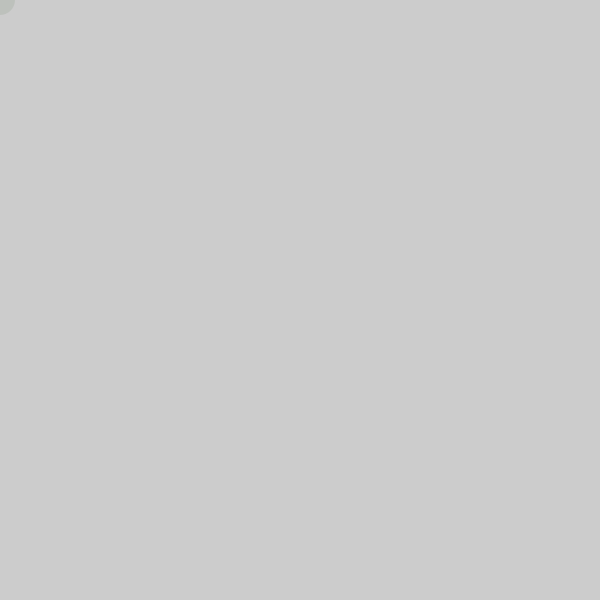
Frame 1 (no input)
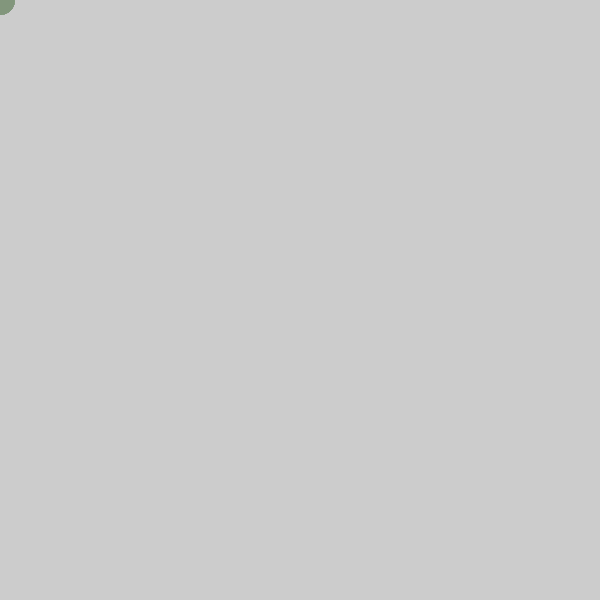
Frame 60 (the mouse pressed at the canvas centre just before this capture)
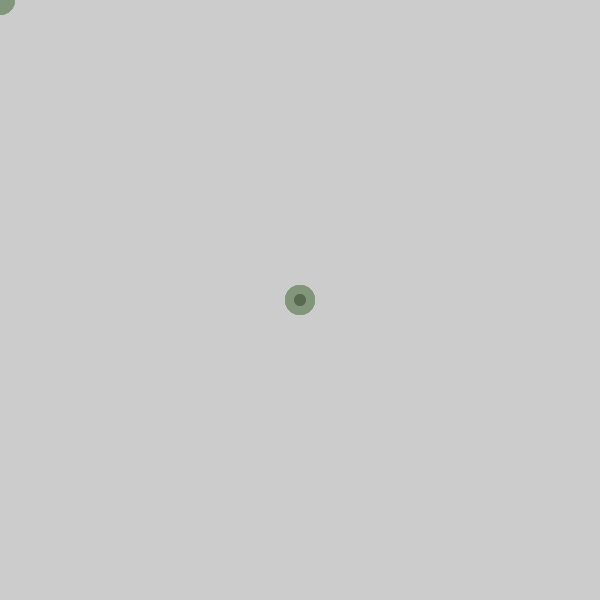
Frame 120 (the mouse held since frame 60 and released just before this capture)

The Processing sketch that drew these frames (run headless with seeded random() and noise(); from frame 60 on, the mouse is pressed at the canvas centre):

// Processing sketch: Brenda_Zhao_Assignment_1
// ── Brenda_Zhao_Assignment_1.pde
void setup() {
  size(600, 600);
}

void draw() {
  //background(100);
  stroke(0);

  noStroke();
  fill(127,150,124,50);//outer color
  
  ellipse(mouseX, mouseY,30,30);//let the inter ellipse move with mouse, 30,30 limit the zise 
  fill(64,83,60,70);//inter color

  float rad=(mouseX+mouseY)/50;// set the changeing size
  ellipse(mouseX, mouseY, rad, rad);//let the outer ellipse move with mouse, rad,rad means the changing size
  
}
